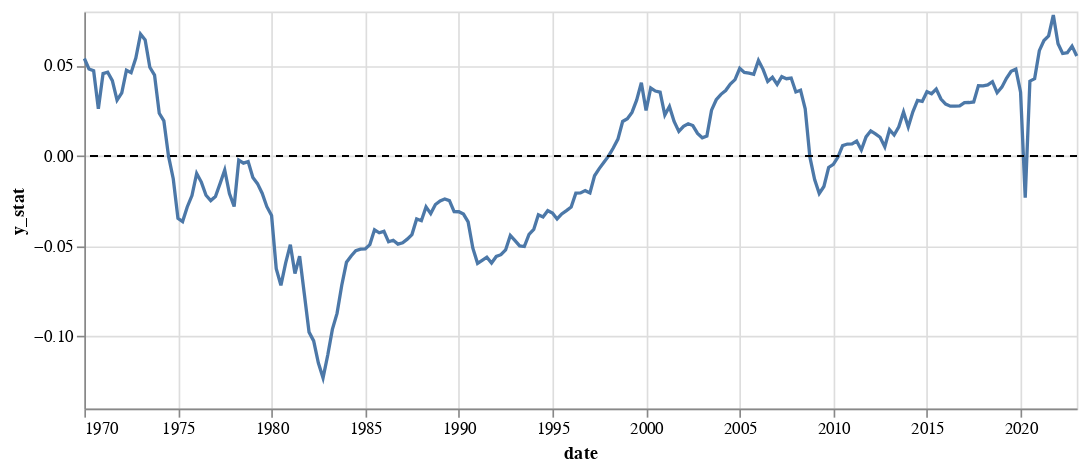

This figure's notebook cell:
### Code cell
import altair as alt
to_chart_df = model_a.df_in[['date','y_stat']].copy()
to_chart_df['y_stat'] = np.log(to_chart_df['y_stat'])
test_chart = alt.Chart(to_chart_df,width=600,height=240)
test_chart.mark_line().encode(x='date:T',y=alt.Y('y_stat:Q',scale=alt.Scale(zero=False))) + test_chart.mark_rule(strokeDash=[4, 4]).encode(y=alt.datum(0))

### Figure 1 — Vega-Lite specification as saved in the notebook (floating-point values rounded to 4 significant figures; data arrays with more than 128 entries replaced by an {"elided": "..."} marker saying what was removed)
{"config": {"view": {"continuousWidth": 300, "continuousHeight": 300}}, "layer": [{"mark": {"type": "line"}, "encoding": {"x": {"field": "date", "type": "temporal"}, "y": {"field": "y_stat", "scale": {"zero": false}, "type": "quantitative"}}}, {"mark": {"type": "rule", "strokeDash": [4, 4]}, "encoding": {"y": {"datum": 0}}}], "data": {"name": "data-8f10a79fe1b2fe0c14ef46ccb0c2cca0"}, "height": 240, "width": 600, "$schema": "https://vega.github.io/schema/vega-lite/v5.20.1.json", "datasets": {"data-8f10a79fe1b2fe0c14ef46ccb0c2cca0": {"elided": "213 records"}}}
